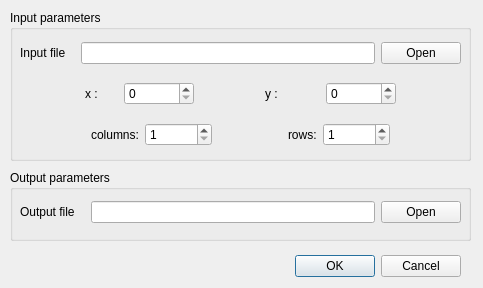
<?xml version="1.0" encoding="UTF-8"?>
<ui version="4.0">
 <class>Dialog_image_clip</class>
 <widget class="QDialog" name="Dialog_image_clip">
  <property name="geometry">
   <rect>
    <x>0</x>
    <y>0</y>
    <width>483</width>
    <height>288</height>
   </rect>
  </property>
  <property name="windowTitle">
   <string>Clip image</string>
  </property>
  <widget class="QDialogButtonBox" name="buttonBox">
   <property name="geometry">
    <rect>
     <x>180</x>
     <y>250</y>
     <width>281</width>
     <height>32</height>
    </rect>
   </property>
   <property name="orientation">
    <enum>Qt::Horizontal</enum>
   </property>
   <property name="standardButtons">
    <set>QDialogButtonBox::Cancel|QDialogButtonBox::Ok</set>
   </property>
  </widget>
  <widget class="QGroupBox" name="groupBox_2">
   <property name="geometry">
    <rect>
     <x>10</x>
     <y>170</y>
     <width>461</width>
     <height>71</height>
    </rect>
   </property>
   <property name="title">
    <string>Output parameters</string>
   </property>
   <widget class="QWidget" name="layoutWidget">
    <property name="geometry">
     <rect>
      <x>10</x>
      <y>30</y>
      <width>441</width>
      <height>24</height>
     </rect>
    </property>
    <layout class="QGridLayout" name="gridLayout">
     <item row="0" column="0">
      <widget class="QLabel" name="label_2">
       <property name="minimumSize">
        <size>
         <width>65</width>
         <height>22</height>
        </size>
       </property>
       <property name="text">
        <string>Output file</string>
       </property>
      </widget>
     </item>
     <item row="0" column="1">
      <widget class="QLineEdit" name="lineEdit_output">
       <property name="minimumSize">
        <size>
         <width>201</width>
         <height>22</height>
        </size>
       </property>
      </widget>
     </item>
     <item row="0" column="2">
      <widget class="QPushButton" name="pushButton_output">
       <property name="minimumSize">
        <size>
         <width>0</width>
         <height>22</height>
        </size>
       </property>
       <property name="text">
        <string>Open</string>
       </property>
      </widget>
     </item>
    </layout>
   </widget>
  </widget>
  <widget class="QGroupBox" name="groupBox">
   <property name="geometry">
    <rect>
     <x>10</x>
     <y>10</y>
     <width>461</width>
     <height>151</height>
    </rect>
   </property>
   <property name="title">
    <string>Input parameters</string>
   </property>
   <widget class="QWidget" name="layoutWidget">
    <property name="geometry">
     <rect>
      <x>10</x>
      <y>20</y>
      <width>441</width>
      <height>131</height>
     </rect>
    </property>
    <layout class="QVBoxLayout" name="verticalLayout">
     <item>
      <layout class="QHBoxLayout" name="horizontalLayout_4">
       <item>
        <widget class="QLabel" name="label">
         <property name="minimumSize">
          <size>
           <width>55</width>
           <height>0</height>
          </size>
         </property>
         <property name="text">
          <string>Input file</string>
         </property>
        </widget>
       </item>
       <item>
        <widget class="QLineEdit" name="lineEdit_input">
         <property name="minimumSize">
          <size>
           <width>201</width>
           <height>0</height>
          </size>
         </property>
        </widget>
       </item>
       <item>
        <widget class="QPushButton" name="pushButton_input">
         <property name="text">
          <string>Open</string>
         </property>
        </widget>
       </item>
      </layout>
     </item>
     <item>
      <layout class="QHBoxLayout" name="horizontalLayout_3">
       <item>
        <spacer name="horizontalSpacer_4">
         <property name="orientation">
          <enum>Qt::Horizontal</enum>
         </property>
         <property name="sizeHint" stdset="0">
          <size>
           <width>40</width>
           <height>20</height>
          </size>
         </property>
        </spacer>
       </item>
       <item>
        <widget class="QLabel" name="label_3">
         <property name="minimumSize">
          <size>
           <width>33</width>
           <height>0</height>
          </size>
         </property>
         <property name="text">
          <string>x :</string>
         </property>
        </widget>
       </item>
       <item>
        <widget class="QSpinBox" name="spinBox_x">
         <property name="minimumSize">
          <size>
           <width>70</width>
           <height>0</height>
          </size>
         </property>
         <property name="maximumSize">
          <size>
           <width>70</width>
           <height>16777215</height>
          </size>
         </property>
         <property name="maximum">
          <number>100000</number>
         </property>
        </widget>
       </item>
       <item>
        <spacer name="horizontalSpacer_5">
         <property name="orientation">
          <enum>Qt::Horizontal</enum>
         </property>
         <property name="sizeHint" stdset="0">
          <size>
           <width>40</width>
           <height>20</height>
          </size>
         </property>
        </spacer>
       </item>
       <item>
        <widget class="QLabel" name="label_4">
         <property name="minimumSize">
          <size>
           <width>55</width>
           <height>0</height>
          </size>
         </property>
         <property name="text">
          <string>y :</string>
         </property>
        </widget>
       </item>
       <item>
        <widget class="QSpinBox" name="spinBox_y">
         <property name="minimumSize">
          <size>
           <width>70</width>
           <height>0</height>
          </size>
         </property>
         <property name="maximum">
          <number>100000</number>
         </property>
        </widget>
       </item>
       <item>
        <spacer name="horizontalSpacer_6">
         <property name="orientation">
          <enum>Qt::Horizontal</enum>
         </property>
         <property name="sizeHint" stdset="0">
          <size>
           <width>40</width>
           <height>20</height>
          </size>
         </property>
        </spacer>
       </item>
      </layout>
     </item>
     <item>
      <layout class="QHBoxLayout" name="horizontalLayout">
       <item>
        <spacer name="horizontalSpacer_2">
         <property name="orientation">
          <enum>Qt::Horizontal</enum>
         </property>
         <property name="sizeHint" stdset="0">
          <size>
           <width>40</width>
           <height>20</height>
          </size>
         </property>
        </spacer>
       </item>
       <item>
        <widget class="QLabel" name="label_6">
         <property name="text">
          <string>columns:</string>
         </property>
        </widget>
       </item>
       <item>
        <widget class="QSpinBox" name="spinBox_column">
         <property name="maximumSize">
          <size>
           <width>70</width>
           <height>16777215</height>
          </size>
         </property>
         <property name="minimum">
          <number>1</number>
         </property>
         <property name="maximum">
          <number>1000000000</number>
         </property>
         <property name="singleStep">
          <number>10</number>
         </property>
        </widget>
       </item>
       <item>
        <spacer name="horizontalSpacer">
         <property name="orientation">
          <enum>Qt::Horizontal</enum>
         </property>
         <property name="sizeHint" stdset="0">
          <size>
           <width>40</width>
           <height>20</height>
          </size>
         </property>
        </spacer>
       </item>
       <item>
        <widget class="QLabel" name="label_5">
         <property name="text">
          <string>rows:</string>
         </property>
        </widget>
       </item>
       <item>
        <widget class="QSpinBox" name="spinBox_row">
         <property name="maximumSize">
          <size>
           <width>70</width>
           <height>16777215</height>
          </size>
         </property>
         <property name="minimum">
          <number>1</number>
         </property>
         <property name="maximum">
          <number>1000000000</number>
         </property>
         <property name="singleStep">
          <number>10</number>
         </property>
        </widget>
       </item>
       <item>
        <spacer name="horizontalSpacer_3">
         <property name="orientation">
          <enum>Qt::Horizontal</enum>
         </property>
         <property name="sizeHint" stdset="0">
          <size>
           <width>40</width>
           <height>20</height>
          </size>
         </property>
        </spacer>
       </item>
      </layout>
     </item>
    </layout>
   </widget>
  </widget>
  <zorder>groupBox_2</zorder>
  <zorder>buttonBox</zorder>
  <zorder>groupBox</zorder>
 </widget>
 <resources/>
 <connections>
  <connection>
   <sender>buttonBox</sender>
   <signal>accepted()</signal>
   <receiver>Dialog_image_clip</receiver>
   <slot>slot_ok()</slot>
   <hints>
    <hint type="sourcelabel">
     <x>248</x>
     <y>274</y>
    </hint>
    <hint type="destinationlabel">
     <x>157</x>
     <y>274</y>
    </hint>
   </hints>
  </connection>
  <connection>
   <sender>buttonBox</sender>
   <signal>rejected()</signal>
   <receiver>Dialog_image_clip</receiver>
   <slot>reject()</slot>
   <hints>
    <hint type="sourcelabel">
     <x>316</x>
     <y>260</y>
    </hint>
    <hint type="destinationlabel">
     <x>286</x>
     <y>274</y>
    </hint>
   </hints>
  </connection>
  <connection>
   <sender>pushButton_input</sender>
   <signal>clicked()</signal>
   <receiver>Dialog_image_clip</receiver>
   <slot>slot_input()</slot>
   <hints>
    <hint type="sourcelabel">
     <x>358</x>
     <y>61</y>
    </hint>
    <hint type="destinationlabel">
     <x>216</x>
     <y>150</y>
    </hint>
   </hints>
  </connection>
  <connection>
   <sender>pushButton_output</sender>
   <signal>clicked()</signal>
   <receiver>Dialog_image_clip</receiver>
   <slot>slot_output()</slot>
   <hints>
    <hint type="sourcelabel">
     <x>359</x>
     <y>231</y>
    </hint>
    <hint type="destinationlabel">
     <x>216</x>
     <y>150</y>
    </hint>
   </hints>
  </connection>
 </connections>
 <slots>
  <slot>slot_input()</slot>
  <slot>slot_output()</slot>
  <slot>slot_ok()</slot>
 </slots>
</ui>
